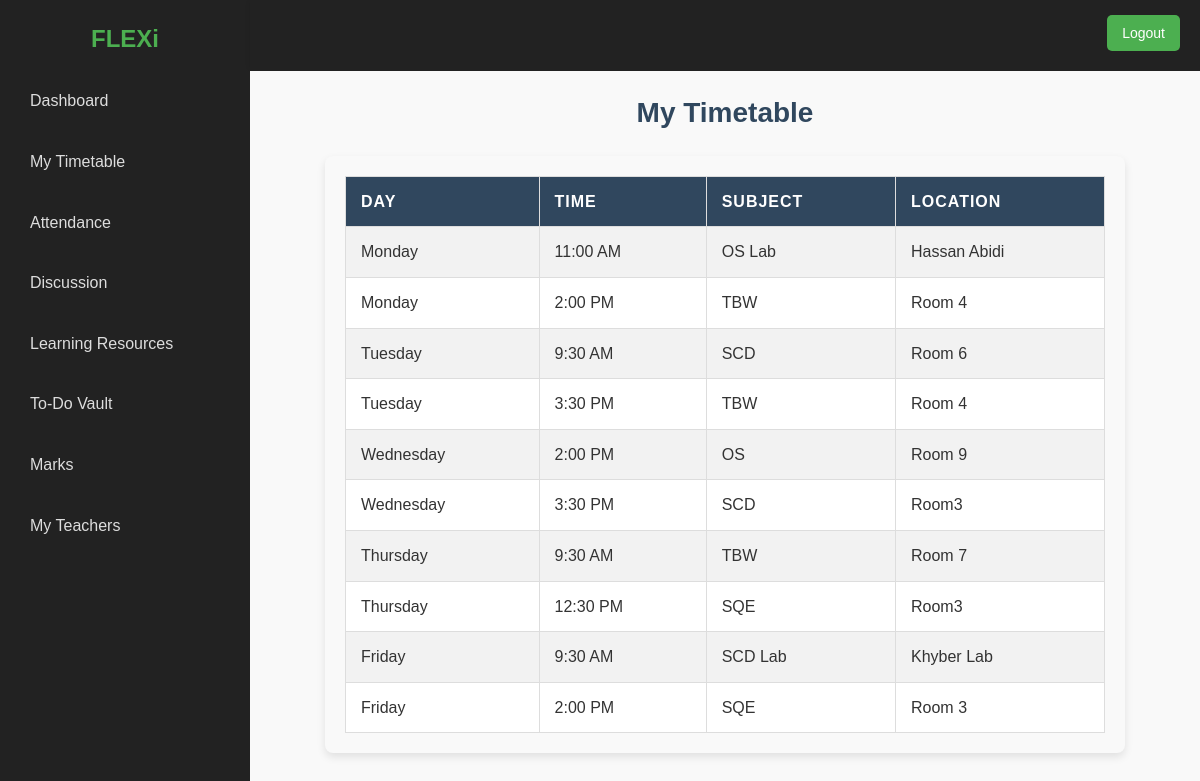
Screenshot of /student/timetable/ with the database file from the repository.
### studentportal/models.py (models this page shows, shortened)
class Timetable(models.Model):
    DAYS_OF_WEEK = [
        ('Monday', 'Monday'),
        ('Tuesday', 'Tuesday'),
        ('Wednesday', 'Wednesday'),
        ('Thursday', 'Thursday'),
        ('Friday', 'Friday'),
        ('Saturday', 'Saturday'),
        ('Sunday', 'Sunday'),
    ]
    student = models.ForeignKey(User, on_delete=models.CASCADE, related_name='timetables')
    day = models.CharField(max_length=20, choices=DAYS_OF_WEEK)
    time = models.TimeField()
    subject = models.CharField(max_length=100)
    location = models.CharField(max_length=100, blank=True, null=True)
    class Meta:
        ordering = ['day', 'time']
    @staticmethod
    def get_day_order(day):
        day_order = {
            'Monday': 1,
            'Tuesday': 2,
            'Wednesday': 3,
            'Thursday': 4,
            'Friday': 5,
            'Saturday': 6,
            'Sunday': 7,
        }
        return day_order.get(day, 8)  # Default to 8 for invalid days

### studentportal/views.py (the view)
# urls.py: path('timetable/', views.my_timetable, name='my_timetable'),
def my_timetable(request):
    timetable = Timetable.objects.all()
    sorted_timetable = sorted(
        timetable,
        key=lambda entry: (Timetable.get_day_order(entry.day), entry.time)
    )
    return render(request, 'mytimetable.html', {'timetable': sorted_timetable})

### templates/mytimetable.html (shortened to what this page needs)
{% extends "base.html" %}
{% block body %}
<h2 style="text-align: center; color: #30475e; margin-bottom: 20px;">My Timetable</h2>
<div class="timetable-container">
    <table class="timetable">
        <thead>
            <tr>
                <th>Day</th>
                <th>Time</th>
                <th>Subject</th>
                <th>Location</th>
            </tr>
        </thead>
        <tbody>
            {% for entry in timetable %}
            <tr>
                <td>{{ entry.day }}</td>
                <td>{{ entry.time|time:"g:i A" }}</td>
                <td>{{ entry.subject }}</td>
                <td>{{ entry.location }}</td>
            </tr>
            {% empty %}
            <tr>
                <td colspan="4" style="text-align: center;">No timetable available</td>
            </tr>
            {% endfor %}
        </tbody>
    </table>
</div>
{% endblock body %}

### templates/base.html (shortened to what this page needs)
<!DOCTYPE html>
<html lang="en">
<head>
</head>
<body>
<div class="container">
    <div class="sidebar">
        <div class="logo">
            <h2>FLEXi</h2>
        </div>
        <ul class="nav">
            <li><a href="/student/dashboard" class="{% if request.path == '/' %}active{% endif %}">Dashboard</a></li>
            <li><a href="/student/timetable" class="{% if request.path == '/timetable' %}active{% endif %}">My Timetable</a></li>
            <li><a href="/student/attendance" class="{% if request.path == '/attendance' %}active{% endif %}">Attendance</a></li>
            <li><a href="/student/discussion" class="{% if request.path == '/discussion' %}active{% endif %}">Discussion</a></li>
            <li><a href="/student/learningresources" class="{% if request.path == '/learningresources' %}active{% endif %}">Learning Resources</a></li>
            <li><a href="/student/todovault" class="{% if request.path == '/todovault' %}active{% endif %}">To-Do Vault</a></li>
            <li><a href="/student/view_marks" class="{% if request.path == '/view_marks' %}active{% endif %}">Marks</a></li>
            <li><a href="/student/myteacher" class="{% if request.path == '/myteacher' %}active{% endif %}">My Teachers</a></li>
        </ul>
    </div>
    <div class="main-content">
        <div class="top-bar-container">
            <div class="top-bar">
                <button id="logout-btn" class="logout-btn">Logout</button>
            </div>
            <div class="connecting-bar"></div>
        </div>
        <div class="content">
            {% block body %} {% endblock body %}
        </div>
    </div>
</div>
</body>
</html>

### templates/base.html (style rules this page uses)
* { margin: 0; padding: 0; box-sizing: border-box; }
body { font-family: 'Arial', sans-serif; line-height: 1.6; color: #333; background: #f4f4f9; }
.container { display: flex; height: 100vh; }
.sidebar { width: 250px; background: #222; color: #fff; display: flex; flex-direction: column; padding: 20px 15px; }
.sidebar .logo h2 { text-align: center; margin-bottom: 20px; font-size: 24px; color: #4caf50; }
.sidebar .nav { list-style: none; }
.sidebar .nav li { margin-bottom: 15px; }
.sidebar .nav a { text-decoration: none; color: #ddd; font-size: 16px; display: block; padding: 10px 15px; border-radius: 5px; transition: all 0.3s ease-in-out; }
.main-content { flex: 1; display: flex; flex-direction: column; background: #fff; }
.top-bar-container { display: flex; flex-direction: column; }
.top-bar { display: flex; justify-content: flex-end; align-items: center; background: #222; padding: 15px 20px; box-shadow: 0px 2px 5px rgba(0, 0, 0, 0.1); }
.top-bar .logout-btn { background-color: #4caf50; color: #fff; border: none; border-radius: 5px; padding: 10px 15px; cursor: pointer; font-size: 14px; transition: background-color 0.3s ease; }
.connecting-bar { background-color: #222; height: 5px; width: 100%; }
.content { padding: 20px; flex: 1; background: #f9f9f9; overflow-y: auto; }

### templates/mytimetable.html (style rules this page uses)
.timetable-container { margin: 0 auto; width: 90%; max-width: 800px; background-color: #f9f9f9; border-radius: 8px; box-shadow: 0 4px 8px rgba(0, 0, 0, 0.1); padding: 20px; }
.timetable { width: 100%; border-collapse: collapse; margin: 0 auto; text-align: left; }
.timetable thead tr { background-color: #30475e; color: white; font-weight: bold; }
.timetable th, .timetable td { padding: 12px 15px; border: 1px solid #ddd; }
.timetable tbody tr:nth-child(odd) { background-color: #f2f2f2; }
.timetable tbody tr:nth-child(even) { background-color: #ffffff; }
.timetable th { text-transform: uppercase; letter-spacing: 1px; }
.timetable td { font-size: 16px; color: #333; }
h2 { font-size: 28px; font-family: Arial, sans-serif; }

### rows the page displays
Timetable: day "Monday", time "11:00 AM", subject "OS Lab", location "Hassan Abidi"
Timetable: day "Monday", time "2:00 PM", subject "TBW", location "Room 4"
Timetable: day "Tuesday", time "9:30 AM", subject "SCD", location "Room 6"
Timetable: day "Tuesday", time "3:30 PM", subject "TBW", location "Room 4"
Timetable: day "Wednesday", time "2:00 PM", subject "OS", location "Room 9"
Timetable: day "Wednesday", time "3:30 PM", subject "SCD", location "Room3"
Timetable: day "Thursday", time "9:30 AM", subject "TBW", location "Room 7"
Timetable: day "Thursday", time "12:30 PM", subject "SQE", location "Room3"
Timetable: day "Friday", time "9:30 AM", subject "SCD Lab", location "Khyber Lab"
Timetable: day "Friday", time "2:00 PM", subject "SQE", location "Room 3"
